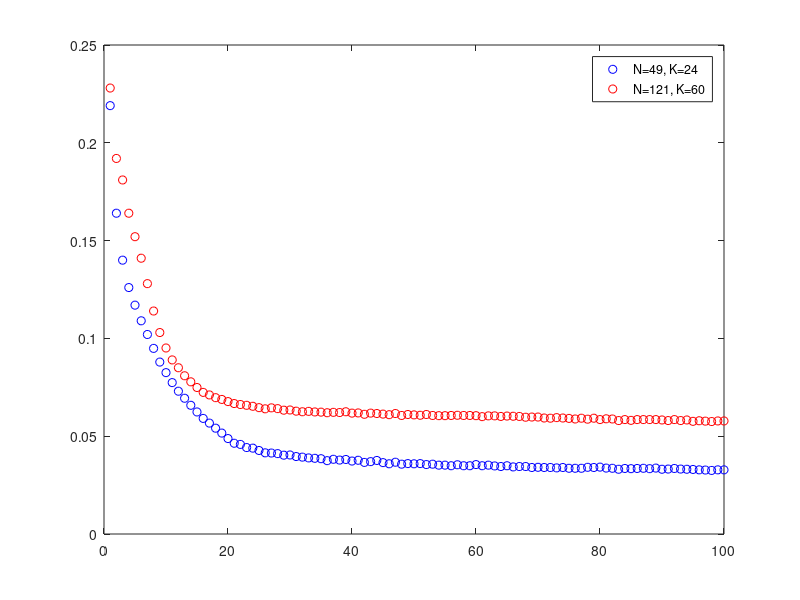

The MATLAB script that drew this image:
title('training convergence')
xlabel('epoch')

x=[1	2	3	4	5	6	7	8	9	10	11	12	13	14	15	16	17	18	19	20 21	22	23	24	25	26	27	28	29	30	31	32	33	34	35	36	37	38	39	40 41	42	43	44	45	46	47	48	49	50	51	52	53	54	55	56	57	58	59	60 61	62	63	64	65	66	67	68	69	70	71	72	73	74	75	76	77	78	79	80 81	82	83	84	85	86	87	88	89	90	91	92	93	94	95	96	97	98	99	100] % N=49, K=24

x1=[1	2	3	4	5	6	7	8	9	10	11	12	13	14	15	16	17	18	19	20
21	22	23	24	25	26	27	28	29	30	31	32	33	34	35	36	37	38	39	40
41	42	43	44	45	46	47	48	49	50	51	52	53	54	55	56	57	58	59	60
61	62	63	64	65	66	67	68	69	70	71	72	73	74	75	76	77	78	79	80
81	82	83	84	85	86	87	88	89	90	91	92	93	94	95	96	97	98	99	100
] %N=121, K=60

y=[2.19E-01	1.64E-01	1.40E-01	1.26E-01	1.17E-01	1.09E-01	1.02E-01	9.49E-02	8.79E-02	8.25E-02	7.74E-02	7.30E-02	6.94E-02	6.58E-02	6.24E-02	5.91E-02	5.67E-02	5.41E-02	5.16E-02	4.88E-02 4.64E-02	4.58E-02	4.42E-02	4.39E-02	4.27E-02	4.15E-02	4.14E-02	4.11E-02	4.03E-02	4.04E-02	3.96E-02	3.93E-02	3.89E-02	3.87E-02	3.85E-02	3.75E-02	3.82E-02	3.78E-02	3.81E-02	3.73E-02 3.77E-02	3.66E-02	3.70E-02	3.76E-02	3.65E-02	3.59E-02	3.67E-02	3.57E-02	3.60E-02	3.59E-02	3.60E-02	3.55E-02	3.57E-02	3.52E-02	3.52E-02	3.49E-02	3.54E-02	3.49E-02	3.49E-02	3.55E-02 3.49E-02	3.52E-02	3.48E-02	3.45E-02	3.49E-02	3.43E-02	3.45E-02	3.45E-02	3.40E-02	3.41E-02	3.40E-02	3.40E-02	3.38E-02	3.40E-02	3.36E-02	3.36E-02	3.36E-02	3.41E-02	3.40E-02	3.42E-02 3.37E-02	3.36E-02	3.31E-02	3.35E-02	3.34E-02	3.35E-02	3.36E-02	3.34E-02	3.37E-02	3.31E-02	3.32E-02	3.35E-02	3.32E-02	3.31E-02	3.30E-02	3.28E-02	3.27E-02	3.25E-02	3.28E-02	3.28E-02]

y1=[2.28E-01	1.92E-01	1.81E-01	1.64E-01	1.52E-01	1.41E-01	1.28E-01	1.14E-01	1.03E-01	9.51E-02	8.90E-02	8.50E-02	8.09E-02	7.78E-02	7.49E-02	7.24E-02	7.11E-02	6.97E-02	6.88E-02	6.77E-02
6.67E-02	6.62E-02	6.58E-02	6.53E-02	6.46E-02	6.40E-02	6.45E-02	6.41E-02	6.33E-02	6.34E-02	6.28E-02	6.25E-02	6.27E-02	6.24E-02	6.23E-02	6.20E-02	6.22E-02	6.21E-02	6.25E-02	6.18E-02
6.19E-02	6.12E-02	6.18E-02	6.16E-02	6.13E-02	6.10E-02	6.16E-02	6.06E-02	6.11E-02	6.09E-02	6.07E-02	6.11E-02	6.06E-02	6.05E-02	6.05E-02	6.06E-02	6.07E-02	6.06E-02	6.06E-02	6.05E-02
6.00E-02	6.04E-02	6.04E-02	6.01E-02	6.03E-02	6.02E-02	6.01E-02	5.97E-02	5.98E-02	5.98E-02	5.93E-02	5.92E-02	5.95E-02	5.93E-02	5.91E-02	5.88E-02	5.92E-02	5.87E-02	5.92E-02	5.85E-02
5.89E-02	5.88E-02	5.80E-02	5.85E-02	5.81E-02	5.85E-02	5.85E-02	5.85E-02	5.85E-02	5.83E-02	5.80E-02	5.85E-02	5.80E-02	5.83E-02	5.76E-02	5.79E-02	5.77E-02	5.75E-02	5.78E-02	5.78E-02
]%N=121, K=60
title('training convergence')
xlabel('epoch')
plot(x,y,'bo')
hold on
plot(x1,y1,'ro')
hold on

legend('N=49, K=24','N=121, K=60')
